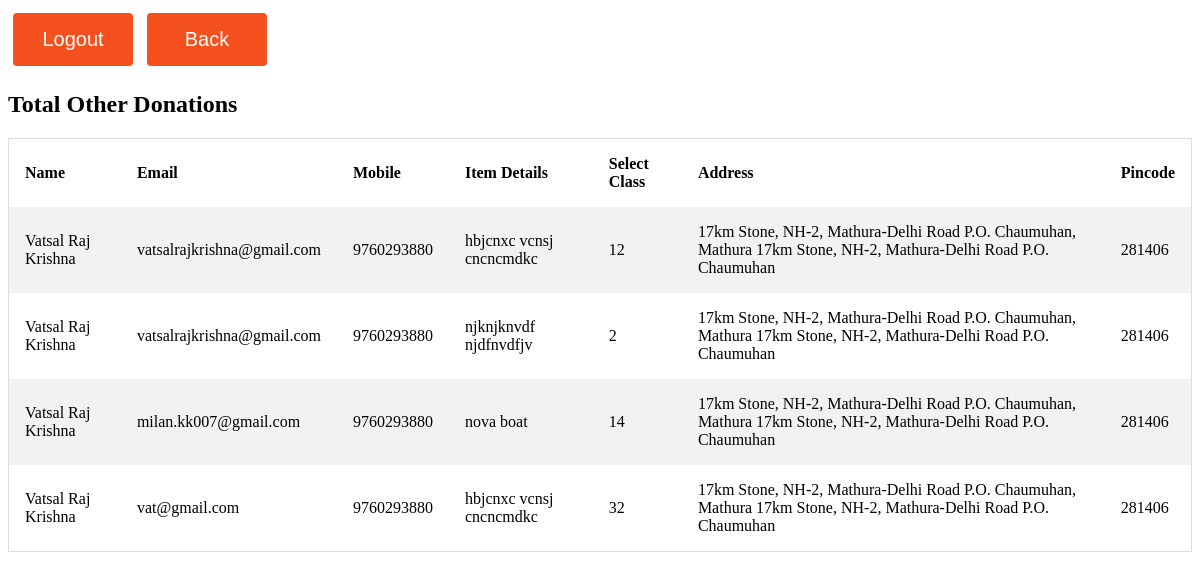
The app's page /Time/new4.php (signed in) with its own data.
### tables this page shows
CREATE TABLE `other` (
  `Name` varchar(20) NOT NULL,
  `email` varchar(50) NOT NULL,
  `sel` varchar(100) NOT NULL,
  `address` mediumtext NOT NULL,
  `item` varchar(1000) NOT NULL,
  `Mobile` varchar(20) NOT NULL,
  `pin` varchar(10) NOT NULL
);

### Time/new4.php (the view, shortened to what this page needs)
<?php
if(strlen($_SESSION['username'])==0)
    {
header('location:../Login/index.php');
}
else{
?>
    <!DOCTYPE html>
    <html lang="en">
    <head>
    </head>
    <body>
        <div class="log">
            <a href="logout.php">  <button class="button" style="vertical-align:middle" ><span>Logout </span></button></a>
            <a          href="../new.php">  <button class="button" style="vertical-align:middle" ><span>Back</span></button></a>
        </div>
        <h2>Total Other Donations</h2>
        <table>
            <tr>
                <th>Name</th>
                <th>Email</th>
                <th>Mobile</th>
				<th>Item Details</th>
				<th>Select Class</th>
                <th>Address</th>
                <th>Pincode</th>
            </tr>
            <?php
     $con=mysqli_connect("localhost","root","","almstock") or die(mysql_error());
                    $sql = "SELECT * FROM other ";
                    $result = mysqli_query($con, $sql);
                        if (mysqli_num_rows($result) > 0) {
                            while($row = mysqli_fetch_assoc($result)) {
                                echo    '
                                      <tr>
                                      <td>'.$row["Name"].'</td>
                                      <td>'.$row["email"].'</td>
                                      <td>'.$row["Mobile"].'</td>
									  <td>'.$row["item"].'</td>
									  <td>'.$row["sel"].'</td>
                                      <td>'.$row["address"].'</td>
                                      <td>'.$row["pin"].'</td>
                                      </tr>';
                                }
                        } else {
                            echo "";
                        }
                        ?>
        </table>
    </body>
    </html>
<?php } ?>

### Time/new4.php (style rules this page uses)
table { border-collapse: collapse; border-spacing: 0; width: 100%; border: 1px solid #ddd; }
th, td { text-align: left; padding: 16px; }
tr:nth-child(even) { background-color: #f2f2f2 }
.button { display: inline-block; border-radius: 4px; background-color: #f4511e; border: none; color: #FFFFFF; text-align: center; font-size: 20px; padding: 15px; width: 120px; transition: all 0.5s; cursor: pointer; margin: 5px; }
.button span { cursor: pointer; display: inline-block; position: relative; transition: 0.5s; }
.button span:after { content: '\21D0'; position: absolute; opacity: 0; top: 0; right: -20px; transition: 0.5s; }

### records on screen
other: Name "Vatsal Raj Krishna", email "vatsalrajkrishna@gmail.com", Mobile "9760293880", item "hbjcnxc vcnsj cncncmdkc", sel "12", address "17km Stone, NH-2, Mathura-Delhi Road P.O. Chaumuhan, Mathura 17km Stone, NH-2, Mathura-Delhi Road P.O. Chaumuhan", pin "281406"
other: Name "Vatsal Raj Krishna", email "vatsalrajkrishna@gmail.com", Mobile "9760293880", item "njknjknvdf njdfnvdfjv", sel "2", address "17km Stone, NH-2, Mathura-Delhi Road P.O. Chaumuhan, Mathura 17km Stone, NH-2, Mathura-Delhi Road P.O. Chaumuhan", pin "281406"
other: Name "Vatsal Raj Krishna", email "milan.kk007@gmail.com", Mobile "9760293880", item "nova boat", sel "14", address "17km Stone, NH-2, Mathura-Delhi Road P.O. Chaumuhan, Mathura 17km Stone, NH-2, Mathura-Delhi Road P.O. Chaumuhan", pin "281406"
other: Name "Vatsal Raj Krishna", email "vat@gmail.com", Mobile "9760293880", item "hbjcnxc vcnsj cncncmdkc", sel "32", address "17km Stone, NH-2, Mathura-Delhi Road P.O. Chaumuhan, Mathura 17km Stone, NH-2, Mathura-Delhi Road P.O. Chaumuhan", pin "281406"
